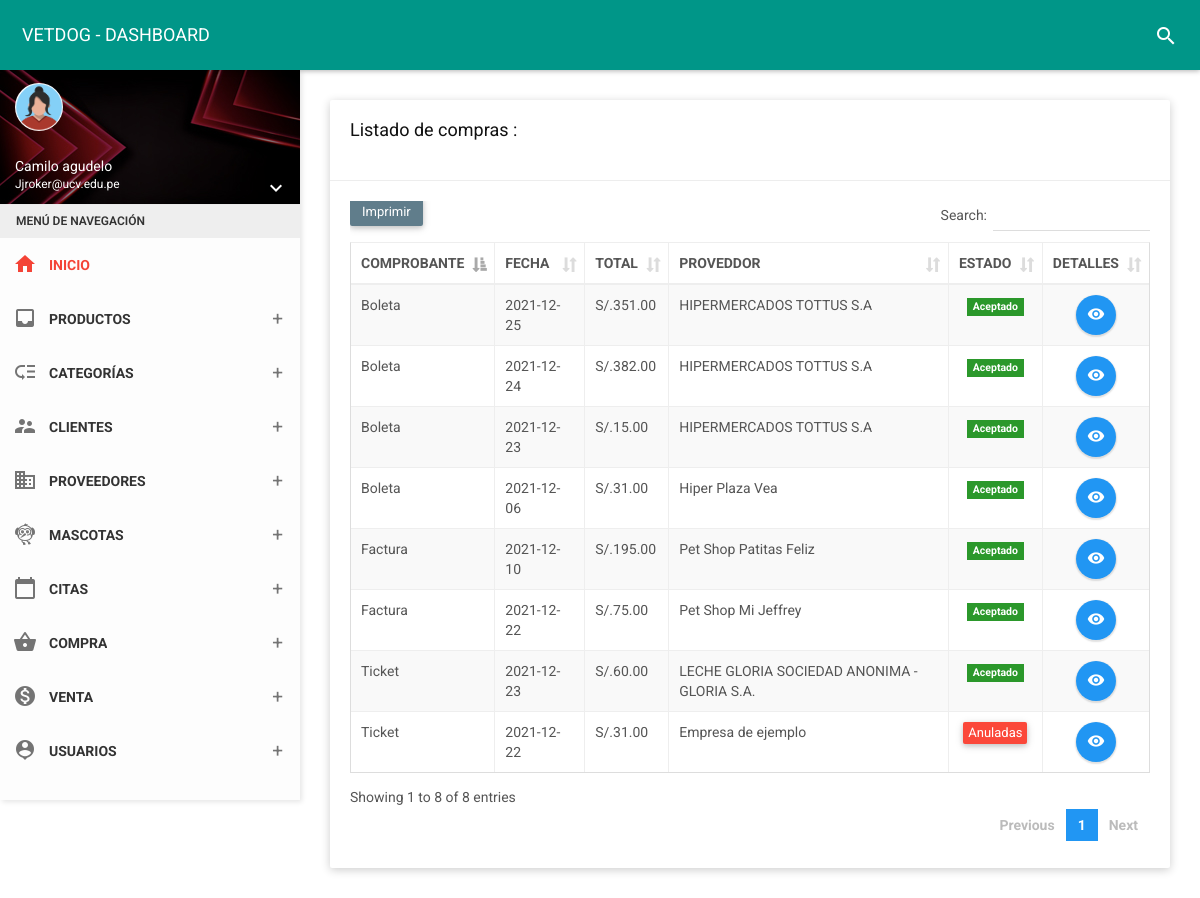
/folder/compra.php (signed in), run on the app's committed database.
### tables this page shows
CREATE TABLE `compra` (
  `id_compra` int(11) NOT NULL,
  `fecha` date NOT NULL,
  `estado` char(1) NOT NULL,
  `id_prove` int(11) NOT NULL,
  `total` decimal(10,2) NOT NULL,
  `tipoc` varchar(25) NOT NULL,
  `tipopa` varchar(15) NOT NULL
);

CREATE TABLE `supplier` (
  `id_prove` int(11) NOT NULL,
  `nomprove` varchar(255) NOT NULL,
  `ruc` char(14) NOT NULL,
  `direcc` varchar(200) NOT NULL,
  `pais` varchar(50) NOT NULL,
  `tele` char(12) NOT NULL,
  `corre` varchar(35) NOT NULL,
  `estado` char(1) NOT NULL,
  `fere` timestamp NOT NULL DEFAULT current_timestamp() ON UPDATE current_timestamp()
);

### controlador/compracontrolador.php (called while the page is built, shortened)
<?php
class compracontrolador{
    function mostrar(){
        require_once '../vista/compra/mostrar.php';
    }
    }

### vista/compra/mostrar.php (the view, shortened to what this page needs)
<!DOCTYPE html>
<html>
<head>
    <link href="../assets/plugins/bootstrap/css/bootstrap.css" rel="stylesheet">
    <link href="../assets/plugins/node-waves/waves.css" rel="stylesheet" />
    <link href="../assets/plugins/animate-css/animate.css" rel="stylesheet" />
    <link href="../assets/plugins/jquery-datatable/skin/bootstrap/css/dataTables.bootstrap.css" rel="stylesheet">
    <link href="../css/style.css" rel="stylesheet">
    <link href="../assets/css/themes/all-themes.css" rel="stylesheet" />
</head>
<body class="theme-red">
    <nav class="navbar">
        <div class="container-fluid">
            <div class="navbar-header">
                <a class="navbar-brand" href="../vista/panel-admin/administrador"> VETDOG - DASHBOARD </a>
            </div>
            <div class="collapse navbar-collapse" id="navbar-collapse">
                <ul class="nav navbar-nav navbar-right">
                    <li><a href="javascript:void(0);" class="js-search" data-close="true"><i class="material-icons">search</i></a></li>
                </ul>
            </div>
        </div>
    </nav>
        <?php include_once __DIR__ . '../../menu.php'; ?>
    <section class="content">
        <div class="container-fluid">
            <div class="row clearfix">
                <div class="col-lg-12 col-md-12 col-sm-12 col-xs-12">
                    <div class="card">
                        <div class="header">
                            <h2>
                                Listado de compras :
                            </h2><br>
                        </div>
                        <div class="body">
                            <div class="table-responsive">
                                <?php
                                $contraseña = "";
                                $usuario = "root";
                                $nombre_base_de_datos = "vetdog";
                                try {
                                    $base_de_datos = new PDO('mysql:host=localhost;dbname=' . $nombre_base_de_datos, $usuario, $contraseña);
                                    $base_de_datos->query("set names utf8;");
                                    $base_de_datos->setAttribute(PDO::ATTR_EMULATE_PREPARES, FALSE);
                                    $base_de_datos->setAttribute(PDO::ATTR_ERRMODE, PDO::ERRMODE_EXCEPTION);
                                    $base_de_datos->setAttribute(PDO::ATTR_DEFAULT_FETCH_MODE, PDO::FETCH_OBJ);
                                } catch (Exception $e) {
                                    echo "Ocurrió algo con la base de datos: " . $e->getMessage();
                                }
                                $sentencia = $base_de_datos->query("SELECT  compra.fecha, compra.id_compra,compra.estado, compra.total,compra.tipoc, compra.tipopa, supplier.id_prove, supplier.nomprove, supplier.ruc, supplier.direcc, supplier.pais, supplier.tele, supplier.corre,
GROUP_CONCAT( products.nompro, '..', products.codigo, '..',products.preciC, '..', productos_comprados.canti SEPARATOR '__') AS products FROM compra INNER JOIN productos_comprados ON productos_comprados.id_compra = compra.id_compra INNER JOIN products ON products.id_prod = productos_comprados.id_prod INNER JOIN supplier ON compra.id_prove =supplier.id_prove GROUP BY compra.id_compra ORDER BY compra.id_compra DESC;");
                                $compras = $sentencia->fetchAll(PDO::FETCH_OBJ);
                                ?>
                                <table class="table table-bordered table-striped table-hover dataTable js-exportable">
                                    <thead>
                                        <tr>
                                            <th>COMPROBANTE</th>
                                            <th>FECHA</th>
                                            <th>TOTAL</th>
                                            <th>PROVEDDOR</th>
                                            <th>ESTADO</th>
                                            <th>DETALLES</th>
                                        </tr>
                                    </thead>
                                    <tbody>
                                        <?php foreach ($compras as $compra) { ?>
                                            <tr>
                                                <td><?php echo $compra->tipoc ?></td>
                                                <td><?php echo $compra->fecha ?></td>
                                                <td>S/.<?php echo $compra->total ?></td>
                                                <td><?php echo $compra->nomprove ?></td>
                                                <td class="text-center">
                                                    <?php
                                                    if ($compra->estado == 1) { ?>
                                                        <form method="get" action="javascript:activo('<?php echo $compra->id_compra; ?>')">
                                                            <span class="label label-success">Aceptado</span>
                                                        </form>
                                                    <?php  } else { ?>
                                                        <form method="get" action="javascript:inactivo('<?php echo $compra->id_compra; ?>')">
                                                            <button type="submit" class="btn btn-danger btn-xs">Anuladas</button>
                                                        </form>
                                                    <?php  } ?>
                                                </td>
                                                <td class="text-center">
                                                    <a type="button" href="../vista/compra/detalles?id=<?php echo $compra->id_compra; ?>" class="btn bg-blue btn-circle waves-effect waves-circle waves-float">
                                                        <i class="material-icons">remove_red_eye</i>
                                                    </a>
                                                </td>
                                            </tr>
                                        <?php } ?>
                                    </tbody>
                                </table>
                            </div>
                        </div>
                    </div>
                </div>
            </div>
        </div>
    </section>
</body>
</html>

### assets/css/themes/all-themes.css (style rules this page uses)
.theme-red .navbar-brand { color: #fff; }
.theme-red .nav > li > a { color: #fff; }

### data on the page
compra: tipoc "Boleta", fecha "2021-12-25", total "351.00", id_prove.nomprove "HIPERMERCADOS TOTTUS S.A"
compra: tipoc "Boleta", fecha "2021-12-24", total "382.00", id_prove.nomprove "HIPERMERCADOS TOTTUS S.A"
compra: tipoc "Boleta", fecha "2021-12-23", total "15.00", id_prove.nomprove "HIPERMERCADOS TOTTUS S.A"
compra: tipoc "Ticket", fecha "2021-12-23", total "60.00", id_prove.nomprove "LECHE GLORIA SOCIEDAD ANONIMA - GLORIA S.A."
compra: tipoc "Boleta", fecha "2021-12-06", total "31.00", id_prove.nomprove "Hiper Plaza Vea"
compra: tipoc "Factura", fecha "2021-12-10", total "195.00", id_prove.nomprove "Pet Shop Patitas Feliz"
compra: tipoc "Factura", fecha "2021-12-22", total "75.00", id_prove.nomprove "Pet Shop Mi Jeffrey"
compra: tipoc "Ticket", fecha "2021-12-22", total "31.00", id_prove.nomprove "Empresa de ejemplo"

### other printed values
$_SESSION['nombre'] "Camilo agudelo"
$_SESSION['correo'] "Jjroker@ucv.edu.pe"
